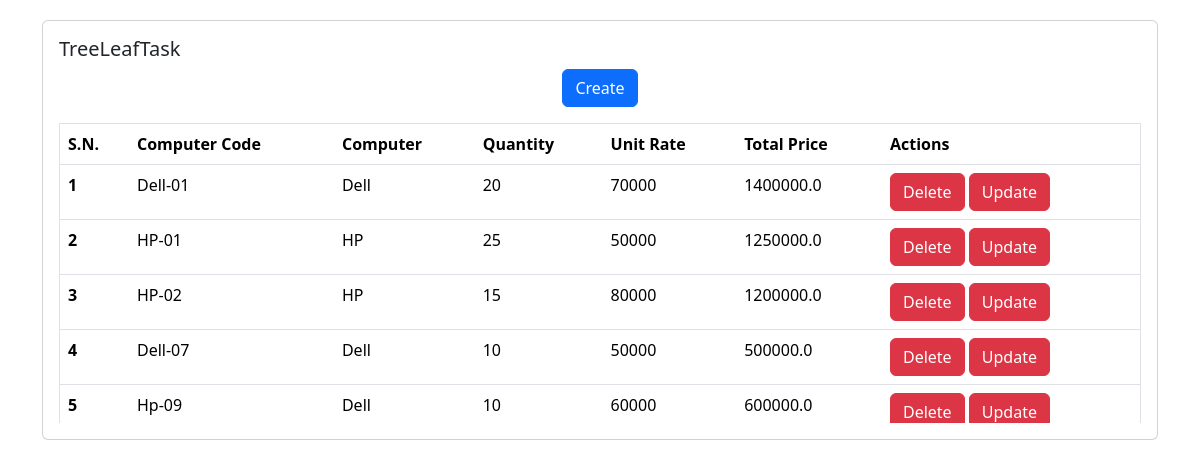
The app's page /, older data.
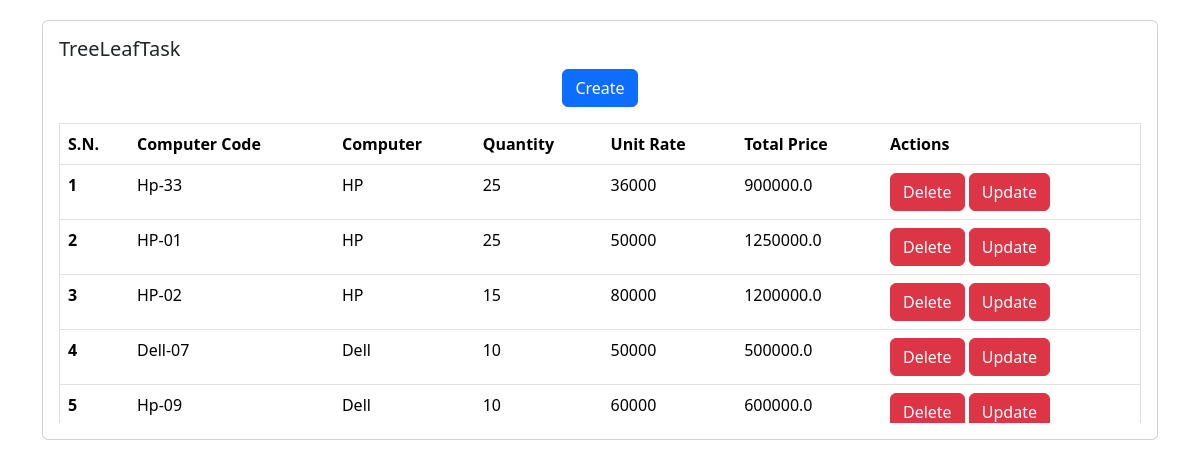
The same page, newer data.
### computer/models.py (models this page shows, shortened)
class Computer(models.Model):
    computer_code = models.CharField(max_length=20, unique=True)
    computer = models.ForeignKey(ComputerSpecification , on_delete= models.CASCADE)
    quantity = models.IntegerField()
    unit_rate = models.IntegerField()
    total_price= models.FloatField()

class ComputerSpecification(models.Model):
    generation = models.CharField(max_length = 255)
    price_min = models.FloatField()
    price_max = models.FloatField()
    ram = models.IntegerField()
    brand = models.ForeignKey(ComputerBrands, on_delete= models.SET_NULL, null=True)
    def __str__(self) -> str:
        return self.brand.brand_name

class ComputerBrands(models.Model):
    brand_name = models.CharField(max_length = 255)
    logo = models.URLField()

### computer/views.py (the view)
# urls.py: path('', views.List.as_view(), name="list"),
class List(View):
    def get(self, request):
        list = Computer.objects.all()
        context={'list':list}
        return render(request, 'list.html',context)

### computer/templates/list.html
{% extends "base.html" %}
{% block home %}
<div class="container d-flex justify-content-center " style = "margin-top :20px;">
  <div class="card" style="width: 80rem;">
    <div class="card-body">
      <h5 class="card-title">TreeLeafTask</h5>
      <div class="d-flex justify-content-center mb-3">
        <a href="create"><button id="addButton" class="btn btn-primary">Create</button></a>
    </div>
  <div class="table-container" style="max-height: 300px; overflow-y: auto;">
    <table class="table" border = '1'>
      <thead>
        <tr>
          <th scope="col" >S.N.</th>
          <th scope="col" >Computer Code</th>
          <th scope="col" >Computer</th>
          <th scope="col" >Quantity</th>
          <th scope="col" >Unit Rate</th>
          <th scope="col" >Total Price</th>
          <th scope="col" >Actions</th>
        </tr>
      </thead>
      <tbody>
        {%for data in list%}
        <tr>
          <th scope="row">{{forloop.counter}}</th>
          <td>{{data.computer_code}}</td>
          <td>{{data.computer}}</td>
          <td>{{data.quantity}}</td>
          <td>{{data.unit_rate}}</td>
          <td>{{data.total_price}}</td>
          <td>
            <a href='/delete/{{data.id}}/' class="btn btn-danger" >Delete</a>
            <a href='/update/{{data.id}}/' class="btn btn-danger">Update</a>
          </td>
        </tr>
        {%endfor%}
      </tbody>
    </table>
  </div>
</div>
</div>
</div>
{% endblock  %}

Row changes from the older to the newer data that the page shows:
changed Computer (number 1 of 5 on the later page): computer_code "Dell-01" → "Hp-33"; computer "Dell" → "HP"; quantity "20" → "25"; unit_rate "70000" → "36000"; total_price "1400000.0" → "900000.0"
